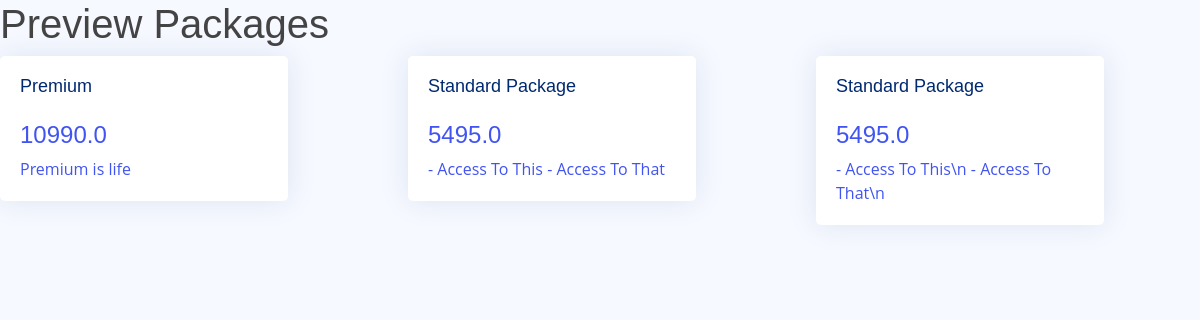
Screenshot of /admin/packages/ (signed in) with the database file from the repository.
### app/models/Package.py (models this page shows)
class Package(db.Model):
    id = db.Column(db.Integer, primary_key=True)
    name = db.Column(db.String(100))
    price = db.Column(db.Float)
    description = db.Column(db.String(100))
    premium = db.Column(db.Boolean, default=True)
    package_id = db.Column(db.Integer, db.ForeignKey('package_type.id'))
    package_type = db.relationship('PackageType', backref=db.backref('package', lazy='dynamic'))
    category_id = db.Column(db.Integer, db.ForeignKey('category.id'))
    category = db.relationship('Category', backref=db.backref('packages', lazy='dynamic'))

### app/admin_views.py (the view)
@app.route('/admin/packages/')
@login_required
def showPackages():
   packages = Package.query.all()
   return render_template('pages/admin/packages/preview.html', packages=packages)

### app/models/__init__.py (called while the page is built)
@login_manager.user_loader
def load_user(id):
    return User.query.get(id)

### app/templates/pages/admin/packages/preview.html (shortened to what this page needs)
{% extends "components/admin_base.html" %}
{% block content %}
<h1>Preview Packages</h1>
<div class="row">
    {% for package in packages %}
    <div class="col">
        <a class="card" style="width: 18rem;" href="/admin/edit-package/{{package.id}}">
            <div class="card-body">
                <h3 class="card-title">{{package.name}}</h3>
                <h4 class="">{{package.price}}</h4>
                <p class="card-text">{{package.description}}</p>
            </div>
        </a>
    </div>
    {% endfor %}
</div>
{% endblock content %}

### app/templates/components/admin_base.html (shortened to what this page needs)
<!DOCTYPE html>
<html lang="en">
<head>
    <link rel="stylesheet" href="{{ url_for('static', filename='css/bootstrap.min.css') }}" media="all" />
    <link rel="stylesheet" href="{{ url_for('static', filename='vendor/bootstrap-icons/bootstrap-icons.css') }}" />
    <link rel="stylesheet" href="{{ url_for('static', filename='css/main.css') }}" media="all" />
</head>
<body class="relative">
    <main>
        <div>{% block content %} {% endblock %}</div>
    </main>
</body>
</html>

### app/static/css/main.css (style rules this page uses)
:root { scroll-behavior: smooth; }
body { font-family: "Open Sans", sans-serif; background: #f6f9ff; color: #444444; }
a { color: #4154f1; text-decoration: none; }
h1, h2, h3, h4, h5, h6 { font-family: "Nunito", sans-serif; }
.card { margin-bottom: 30px; border: none; border-radius: 5px; box-shadow: 0px 0 30px rgba(1, 41, 112, 0.1); }
.card-title { padding: 20px 0 15px 0; font-size: 18px; font-weight: 500; color: #012970; font-family: "Poppins", sans-serif; }
.card-body { padding: 0 20px 20px 20px; }

### rows the page displays
Package: {{ package.id }} 1 (drawn), name "Premium", price "10990.0", description "Premium is life"
Package: name "Standard Package", price "5495.0", description "- Access To This - Access To That"
Package: name "Standard Package", price "5495.0", description "- Access To This\\n - Access To That\\n"
